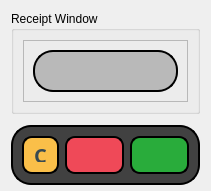
            <widget class="QWidget" name="receipt_window">
             <layout class="QGridLayout" name="gridLayout_14">
              <item row="0" column="0">
               <widget class="QGroupBox" name="groupBox_8">
                <property name="title">
                 <string>Receipt Window</string>
                </property>
                <layout class="QGridLayout" name="gridLayout_13">
                 <item row="0" column="0">
                  <widget class="QFrame" name="frame_9">
                   <property name="frameShape">
                    <enum>QFrame::StyledPanel</enum>
                   </property>
                   <property name="frameShadow">
                    <enum>QFrame::Raised</enum>
                   </property>
                   <layout class="QGridLayout" name="gridLayout_4">
                    <item row="0" column="0">
                     <widget class="QLabel" name="receipt_output">
                      <property name="font">
                       <font>
                        <family>Cascadia Mono</family>
                        <pointsize>10</pointsize>
                        <bold>true</bold>
                       </font>
                      </property>
                      <property name="styleSheet">
                       <string notr="true">color: rgb(70, 70, 70);
background-color: rgb(185, 185, 185);
border: 2px solid rgb(0, 0, 0);
border-radius: 20px;
padding-right: 10px;
padding-left: 10px;
padding-top: 10px;
padding-bottom: 10px;</string>
                      </property>
                      <property name="frameShape">
                       <enum>QFrame::Box</enum>
                      </property>
                      <property name="frameShadow">
                       <enum>QFrame::Raised</enum>
                      </property>
                      <property name="text">
                       <string/>
                      </property>
                      <property name="alignment">
                       <set>Qt::AlignLeading|Qt::AlignLeft|Qt::AlignTop</set>
                      </property>
                      <property name="margin">
                       <number>10</number>
                      </property>
                     </widget>
                    </item>
                   </layout>
                  </widget>
                 </item>
                </layout>
               </widget>
              </item>
              <item row="1" column="0">
               <widget class="QFrame" name="frame">
                <property name="minimumSize">
                 <size>
                  <width>0</width>
                  <height>60</height>
                 </size>
                </property>
                <property name="maximumSize">
                 <size>
                  <width>16777215</width>
                  <height>50</height>
                 </size>
                </property>
                <property name="styleSheet">
                 <string notr="true">color: rgb(255, 255, 255);
background-color: rgb(65, 65, 65);
border: 2px solid rgb(0, 0, 0);
border-radius: 20px;</string>
                </property>
                <property name="frameShape">
                 <enum>QFrame::StyledPanel</enum>
                </property>
                <property name="frameShadow">
                 <enum>QFrame::Raised</enum>
                </property>
                <layout class="QHBoxLayout" name="horizontalLayout_2">
                 <item>
                  <widget class="QPushButton" name="non_clear">
                   <property name="sizePolicy">
                    <sizepolicy hsizetype="Expanding" vsizetype="Expanding">
                     <horstretch>0</horstretch>
                     <verstretch>0</verstretch>
                    </sizepolicy>
                   </property>
                   <property name="font">
                    <font>
                     <family>Cascadia Mono</family>
                     <pointsize>15</pointsize>
                     <bold>true</bold>
                    </font>
                   </property>
                   <property name="styleSheet">
                    <string notr="true">QPushButton{
	padding: 10px;
	background-color: rgb(250, 191, 73);
	border-radius: 10px;
	color: rgb(56, 74, 81)
}
QPushButton:pressed{
	background-color: rgb(250, 208, 83);
	color: rgb(0, 0, 0);
}</string>
                   </property>
                   <property name="text">
                    <string>C</string>
                   </property>
                  </widget>
                 </item>
                 <item>
                  <widget class="QPushButton" name="no_delete">
                   <property name="sizePolicy">
                    <sizepolicy hsizetype="Expanding" vsizetype="Expanding">
                     <horstretch>0</horstretch>
                     <verstretch>0</verstretch>
                    </sizepolicy>
                   </property>
                   <property name="font">
                    <font>
                     <family>Cascadia Mono</family>
                     <pointsize>10</pointsize>
                     <bold>true</bold>
                    </font>
                   </property>
                   <property name="styleSheet">
                    <string notr="true">QPushButton{
	padding: 10px;
	background-color: rgb(239, 73, 88);
	border-radius: 10px;
	color: rgb(56, 74, 81)
}
QPushButton:pressed{
	background-color: rgb(239, 104, 113);
	color: rgb(0, 0, 0)
}</string>
                   </property>
                   <property name="text">
                    <string/>
                   </property>
                   <property name="icon">
                    <iconset resource="../../icons/all_images.qrc">
                     <normaloff>:/Feather-Blue/feather_blue/delete.svg</normaloff>:/Feather-Blue/feather_blue/delete.svg</iconset>
                   </property>
                   <property name="iconSize">
                    <size>
                     <width>24</width>
                     <height>24</height>
                    </size>
                   </property>
                  </widget>
                 </item>
                 <item>
                  <widget class="QPushButton" name="non_submit">
                   <property name="sizePolicy">
                    <sizepolicy hsizetype="Expanding" vsizetype="Expanding">
                     <horstretch>0</horstretch>
                     <verstretch>0</verstretch>
                    </sizepolicy>
                   </property>
                   <property name="font">
                    <font>
                     <family>Cascadia Mono</family>
                     <pointsize>10</pointsize>
                     <bold>true</bold>
                    </font>
                   </property>
                   <property name="styleSheet">
                    <string notr="true">QPushButton{
	padding: 10px;
	background-color: rgb(41, 172, 59);
	border-radius: 10px;
	color: rgb(56, 74, 81)
}
QPushButton:pressed{
	background-color: rgb(50, 209, 71);
	color: rgb(0, 0, 0)
}</string>
                   </property>
                   <property name="text">
                    <string/>
                   </property>
                   <property name="icon">
                    <iconset resource="../../icons/all_images.qrc">
                     <normaloff>:/Feather-Blue/feather_blue/check-square.svg</normaloff>:/Feather-Blue/feather_blue/check-square.svg</iconset>
                   </property>
                   <property name="iconSize">
                    <size>
                     <width>24</width>
                     <height>24</height>
                    </size>
                   </property>
                  </widget>
                 </item>
                </layout>
               </widget>
              </item>
             </layout>
            </widget>
